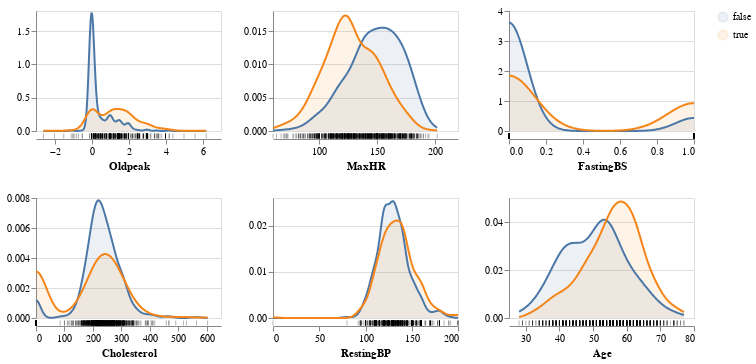

This figure's notebook cell:
### Code cell
aly.alt.data_transformers.enable('vegafusion')

aly.dist(df, color='HeartDisease')

### Figure 1 — Vega specification as saved in the notebook (floating-point values rounded to 4 significant figures; data arrays with more than 128 entries replaced by an {"elided": "..."} marker saying what was removed)
{"$schema": "https://vega.github.io/schema/vega/v5.json", "data": [{"name": "source_0", "values": {"elided": "918 records"}}, {"name": "data_0", "source": "source_0", "transform": [{"type": "kde", "groupby": ["HeartDisease"], "minsteps": 100, "as": ["Oldpeak", "density"], "field": "Oldpeak", "resolve": "shared"}]}, {"name": "data_1", "values": {"elided": "918 records"}}, {"name": "data_2", "source": "source_0", "transform": [{"type": "kde", "groupby": ["HeartDisease"], "field": "MaxHR", "minsteps": 100, "as": ["MaxHR", "density"], "resolve": "shared"}]}, {"name": "data_3", "values": {"elided": "918 records"}}, {"name": "data_4", "source": "source_0", "transform": [{"type": "kde", "as": ["FastingBS", "density"], "resolve": "shared", "groupby": ["HeartDisease"], "minsteps": 100, "field": "FastingBS"}]}, {"name": "data_5", "values": {"elided": "918 records"}}, {"name": "data_6", "source": "source_0", "transform": [{"type": "kde", "groupby": ["HeartDisease"], "minsteps": 100, "as": ["Cholesterol", "density"], "field": "Cholesterol", "resolve": "shared"}]}, {"name": "data_7", "values": {"elided": "918 records"}}, {"name": "data_8", "source": "source_0", "transform": [{"type": "kde", "as": ["RestingBP", "density"], "resolve": "shared", "field": "RestingBP", "minsteps": 100, "groupby": ["HeartDisease"]}]}, {"name": "data_9", "values": {"elided": "918 records"}}, {"name": "data_10", "source": "source_0", "transform": [{"type": "kde", "groupby": ["HeartDisease"], "field": "Age", "minsteps": 100, "resolve": "shared", "as": ["Age", "density"]}]}, {"name": "data_11", "values": {"elided": "918 records"}}, {"name": "data_0_color_domain_HeartDisease_0", "source": "data_0", "transform": [{"type": "aggregate", "groupby": ["HeartDisease"], "fields": [], "ops": [], "as": []}, {"type": "formula", "expr": "datum['HeartDisease']", "as": "sort_field"}, {"type": "project", "fields": ["HeartDisease"]}]}, {"name": "data_2_color_domain_HeartDisease_1", "source": "data_2", "transform": [{"type": "aggregate", "groupby": ["HeartDisease"], "fields": [], "ops": [], "as": []}, {"type": "formula", "expr": "datum['HeartDisease']", "as": "sort_field"}, {"type": "project", "fields": ["HeartDisease"]}]}, {"name": "data_4_color_domain_HeartDisease_2", "source": "data_4", "transform": [{"type": "aggregate", "groupby": ["HeartDisease"], "fields": [], "ops": [], "as": []}, {"type": "formula", "expr": "datum['HeartDisease']", "as": "sort_field"}, {"type": "project", "fields": ["HeartDisease"]}]}, {"name": "data_6_color_domain_HeartDisease_3", "source": "data_6", "transform": [{"type": "aggregate", "groupby": ["HeartDisease"], "fields": [], "ops": [], "as": []}, {"type": "formula", "expr": "datum['HeartDisease']", "as": "sort_field"}, {"type": "project", "fields": ["HeartDisease"]}]}, {"name": "data_8_color_domain_HeartDisease_4", "source": "data_8", "transform": [{"type": "aggregate", "groupby": ["HeartDisease"], "fields": [], "ops": [], "as": []}, {"type": "formula", "expr": "datum['HeartDisease']", "as": "sort_field"}, {"type": "project", "fields": ["HeartDisease"]}]}, {"name": "data_10_color_domain_HeartDisease_5", "source": "data_10", "transform": [{"type": "aggregate", "groupby": ["HeartDisease"], "fields": [], "ops": [], "as": []}, {"type": "formula", "expr": "datum['HeartDisease']", "as": "sort_field"}, {"type": "project", "fields": ["HeartDisease"]}]}, {"name": "data_0_concat_0_y_domain_density", "source": "data_0", "transform": [{"type": "formula", "expr": "+datum['density']", "as": "density"}, {"type": "aggregate", "groupby": [], "fields": ["density", "density"], "ops": ["min", "max"], "as": ["min", "max"]}]}, {"name": "data_2_concat_1_y_domain_density", "source": "data_2", "transform": [{"type": "formula", "expr": "+datum['density']", "as": "density"}, {"type": "aggregate", "groupby": [], "fields": ["density", "density"], "ops": ["min", "max"], "as": ["min", "max"]}]}, {"name": "data_4_concat_2_y_domain_density", "source": "data_4", "transform": [{"type": "formula", "expr": "+datum['density']", "as": "density"}, {"type": "aggregate", "groupby": [], "fields": ["density", "density"], "ops": ["min", "max"], "as": ["min", "max"]}]}, {"name": "data_6_concat_3_y_domain_density", "source": "data_6", "transform": [{"type": "formula", "expr": "+datum['density']", "as": "density"}, {"type": "aggregate", "groupby": [], "fields": ["density", "density"], "ops": ["min", "max"], "as": ["min", "max"]}]}, {"name": "data_8_concat_4_y_domain_density", "source": "data_8", "transform": [{"type": "formula", "expr": "+datum['density']", "as": "density"}, {"type": "aggregate", "groupby": [], "fields": ["density", "density"], "ops": ["min", "max"], "as": ["min", "max"]}]}, {"name": "data_10_concat_5_y_domain_density", "source": "data_10", "transform": [{"type": "formula", "expr": "+datum['density']", "as": "density"}, {"type": "aggregate", "groupby": [], "fields": ["density", "density"], "ops": ["min", "max"], "as": ["min", "max"]}]}], "signals": [{"name": "childWidth", "value": 185}, {"name": "childHeight", "value": 120}], "marks": [{"type": "group", "name": "concat_0_group", "encode": {"update": {"width": {"signal": "childWidth"}, "height": {"signal": "childHeight"}}}, "marks": [{"type": "group", "name": "concat_0_layer_0_pathgroup", "from": {"facet": {"data": "data_0", "name": "faceted_path_concat_0_layer_0_main", "groupby": ["HeartDisease"]}}, "encode": {"update": {"height": {"field": {"signal": null, "datum": null, "group": "height", "parent": null}}, "width": {"field": {"signal": null, "datum": null, "group": "width", "parent": null}}}}, "marks": [{"type": "area", "name": "concat_0_layer_0_marks", "from": {"data": "faceted_path_concat_0_layer_0_main"}, "sort": {"field": "x"}, "encode": {"update": {"fill": {"field": "HeartDisease", "scale": "color"}, "x": {"field": "Oldpeak", "scale": "concat_0_x"}, "opacity": {"value": 0.1}, "y2": {"value": 0, "scale": "concat_0_y"}, "defined": {"signal": "isValid(datum[\"Oldpeak\"]) && isFinite(+datum[\"Oldpeak\"]) && isValid(datum[\"density\"]) && isFinite(+datum[\"density\"])"}, "orient": {"value": "vertical"}, "y": {"field": "density", "scale": "concat_0_y"}}}, "style": ["area"]}]}, {"type": "group", "name": "concat_0_layer_1_pathgroup", "from": {"facet": {"data": "data_0", "name": "faceted_path_concat_0_layer_1_main", "groupby": ["HeartDisease"]}}, "encode": {"update": {"height": {"field": {"signal": null, "datum": null, "group": "height", "parent": null}}, "width": {"field": {"signal": null, "datum": null, "group": "width", "parent": null}}}}, "marks": [{"type": "line", "name": "concat_0_layer_1_marks", "from": {"data": "faceted_path_concat_0_layer_1_main"}, "sort": {"field": "x"}, "encode": {"update": {"stroke": {"field": "HeartDisease", "scale": "color"}, "y": {"field": "density", "scale": "concat_0_y"}, "defined": {"signal": "isValid(datum[\"Oldpeak\"]) && isFinite(+datum[\"Oldpeak\"]) && isValid(datum[\"density\"]) && isFinite(+datum[\"density\"])"}, "x": {"field": "Oldpeak", "scale": "concat_0_x"}}}, "style": ["line"]}]}, {"type": "rect", "name": "concat_0_layer_2_marks", "from": {"data": "data_1"}, "encode": {"update": {"xc": {"field": "Oldpeak", "scale": "concat_0_x"}, "height": {"value": 5}, "width": {"value": 1}, "tooltip": {"value": "Individual observations"}, "fill": {"value": "black"}, "yc": {"signal": "childHeight", "offset": 65, "mult": 0.5}, "opacity": {"value": 0.3}}}, "style": ["tick"]}], "axes": [{"scale": "concat_0_y", "labels": false, "tickCount": {"signal": "ceil(childHeight/40)"}, "ticks": false, "maxExtent": 0, "orient": "left", "gridScale": "concat_0_x", "grid": true, "domain": false, "aria": false, "minExtent": 0, "zindex": 0}, {"scale": "concat_0_x", "zindex": 0, "tickCount": {"signal": "ceil(childWidth/40)"}, "labelOverlap": true, "title": "Oldpeak", "offset": 8, "labelFlush": true, "grid": false, "orient": "bottom"}, {"scale": "concat_0_y", "zindex": 0, "tickCount": {"signal": "ceil(childHeight/40)"}, "orient": "left", "grid": false, "labelOverlap": true}], "style": "cell"}, {"type": "group", "name": "concat_1_group", "encode": {"update": {"height": {"signal": "childHeight"}, "width": {"signal": "childWidth"}}}, "marks": [{"type": "group", "name": "concat_1_layer_0_pathgroup", "from": {"facet": {"data": "data_2", "name": "faceted_path_concat_1_layer_0_main", "groupby": ["HeartDisease"]}}, "encode": {"update": {"height": {"field": {"signal": null, "datum": null, "group": "height", "parent": null}}, "width": {"field": {"signal": null, "datum": null, "group": "width", "parent": null}}}}, "marks": [{"type": "area", "name": "concat_1_layer_0_marks", "from": {"data": "faceted_path_concat_1_layer_0_main"}, "sort": {"field": "x"}, "encode": {"update": {"y": {"field": "density", "scale": "concat_1_y"}, "x": {"field": "MaxHR", "scale": "concat_1_x"}, "orient": {"value": "vertical"}, "y2": {"value": 0, "scale": "concat_1_y"}, "defined": {"signal": "isValid(datum[\"MaxHR\"]) && isFinite(+datum[\"MaxHR\"]) && isValid(datum[\"density\"]) && isFinite(+datum[\"density\"])"}, "opacity": {"value": 0.1}, "fill": {"field": "HeartDisease", "scale": "color"}}}, "style": ["area"]}]}, {"type": "group", "name": "concat_1_layer_1_pathgroup", "from": {"facet": {"data": "data_2", "name": "faceted_path_concat_1_layer_1_main", "groupby": ["HeartDisease"]}}, "encode": {"update": {"width": {"field": {"signal": null, "datum": null, "group": "width", "parent": null}}, "height": {"field": {"signal": null, "datum": null, "group": "height", "parent": null}}}}, "marks": [{"type": "line", "name": "concat_1_layer_1_marks", "from": {"data": "faceted_path_concat_1_layer_1_main"}, "sort": {"field": "x"}, "encode": {"update": {"stroke": {"field": "HeartDisease", "scale": "color"}, "defined": {"signal": "isValid(datum[\"MaxHR\"]) && isFinite(+datum[\"MaxHR\"]) && isValid(datum[\"density\"]) && isFinite(+datum[\"density\"])"}, "y": {"field": "density", "scale": "concat_1_y"}, "x": {"field": "MaxHR", "scale": "concat_1_x"}}}, "style": ["line"]}]}, {"type": "rect", "name": "concat_1_layer_2_marks", "from": {"data": "data_3"}, "encode": {"update": {"width": {"value": 1}, "xc": {"field": "MaxHR", "scale": "concat_1_x"}, "tooltip": {"value": "Individual observations"}, "height": {"value": 5}, "opacity": {"value": 0.3}, "yc": {"signal": "childHeight", "offset": 65, "mult": 0.5}, "fill": {"value": "black"}}}, "style": ["tick"]}], "axes": [{"scale": "concat_1_y", "maxExtent": 0, "minExtent": 0, "orient": "left", "tickCount": {"signal": "ceil(childHeight/40)"}, "domain": false, "aria": false, "gridScale": "concat_1_x", "labels": false, "ticks": false, "zindex": 0, "grid": true}, {"scale": "concat_1_x", "grid": false, "labelOverlap": true, "labelFlush": true, "zindex": 0, "title": "MaxHR", "orient": "bottom", "tickCount": {"signal": "ceil(childWidth/40)"}, "offset": 8}, {"scale": "concat_1_y", "labelOverlap": true, "orient": "left", "tickCount": {"signal": "ceil(childHeight/40)"}, "zindex": 0, "grid": false}], "style": "cell"}, {"type": "group", "name": "concat_2_group", "encode": {"update": {"width": {"signal": "childWidth"}, "height": {"signal": "childHeight"}}}, "marks": [{"type": "group", "name": "concat_2_layer_0_pathgroup", "from": {"facet": {"data": "data_4", "name": "faceted_path_concat_2_layer_0_main", "groupby": ["HeartDisease"]}}, "encode": {"update": {"width": {"field": {"signal": null, "datum": null, "group": "width", "parent": null}}, "height": {"field": {"signal": null, "datum": null, "group": "height", "parent": null}}}}, "marks": [{"type": "area", "name": "concat_2_layer_0_marks", "from": {"data": "faceted_path_concat_2_layer_0_main"}, "sort": {"field": "x"}, "encode": {"update": {"x": {"field": "FastingBS", "scale": "concat_2_x"}, "y": {"field": "density", "scale": "concat_2_y"}, "y2": {"value": 0, "scale": "concat_2_y"}, "orient": {"value": "vertical"}, "opacity": {"value": 0.1}, "defined": {"signal": "isValid(datum[\"FastingBS\"]) && isFinite(+datum[\"FastingBS\"]) && isValid(datum[\"density\"]) && isFinite(+datum[\"density\"])"}, "fill": {"field": "HeartDisease", "scale": "color"}}}, "style": ["area"]}]}, {"type": "group", "name": "concat_2_layer_1_pathgroup", "from": {"facet": {"data": "data_4", "name": "faceted_path_concat_2_layer_1_main", "groupby": ["HeartDisease"]}}, "encode": {"update": {"width": {"field": {"signal": null, "datum": null, "group": "width", "parent": null}}, "height": {"field": {"signal": null, "datum": null, "group": "height", "parent": null}}}}, "marks": [{"type": "line", "name": "concat_2_layer_1_marks", "from": {"data": "faceted_path_concat_2_layer_1_main"}, "sort": {"field": "x"}, "encode": {"update": {"stroke": {"field": "HeartDisease", "scale": "color"}, "y": {"field": "density", "scale": "concat_2_y"}, "x": {"field": "FastingBS", "scale": "concat_2_x"}, "defined": {"signal": "isValid(datum[\"FastingBS\"]) && isFinite(+datum[\"FastingBS\"]) && isValid(datum[\"density\"]) && isFinite(+datum[\"density\"])"}}}, "style": ["line"]}]}, {"type": "rect", "name": "concat_2_layer_2_marks", "from": {"data": "data_5"}, "encode": {"update": {"fill": {"value": "black"}, "yc": {"signal": "childHeight", "offset": 65, "mult": 0.5}, "xc": {"field": "FastingBS", "scale": "concat_2_x"}, "width": {"value": 1}, "tooltip": {"value": "Individual observations"}, "opacity": {"value": 0.3}, "height": {"value": 5}}}, "style": ["tick"]}], "axes": [{"scale": "concat_2_y", "zindex": 0, "gridScale": "concat_2_x", "grid": true, "tickCount": {"signal": "ceil(childHeight/40)"}, "labels": false, "minExtent": 0, "ticks": false, "domain": false, "maxExtent": 0, "aria": false, "orient": "left"}, {"scale": "concat_2_x", "zindex": 0, "title": "FastingBS", "labelFlush": true, "orient": "bottom", "labelOverlap": true, "tickCount": {"signal": "ceil(childWidth/40)"}, "grid": false, "offset": 8}, {"scale": "concat_2_y", "labelOverlap": true, "orient": "left", "zindex": 0, "tickCount": {"signal": "ceil(childHeight/40)"}, "grid": false}], "style": "cell"}, {"type": "group", "name": "concat_3_group", "encode": {"update": {"width": {"signal": "childWidth"}, "height": {"signal": "childHeight"}}}, "marks": [{"type": "group", "name": "concat_3_layer_0_pathgroup", "from": {"facet": {"data": "data_6", "name": "faceted_path_concat_3_layer_0_main", "groupby": ["HeartDisease"]}}, "encode": {"update": {"height": {"field": {"signal": null, "datum": null, "group": "height", "parent": null}}, "width": {"field": {"signal": null, "datum": null, "group": "width", "parent": null}}}}, "marks": [{"type": "area", "name": "concat_3_layer_0_marks", "from": {"data": "faceted_path_concat_3_layer_0_main"}, "sort": {"field": "x"}, "encode": {"update": {"fill": {"field": "HeartDisease", "scale": "color"}, "y2": {"value": 0, "scale": "concat_3_y"}, "orient": {"value": "vertical"}, "y": {"field": "density", "scale": "concat_3_y"}, "x": {"field": "Cholesterol", "scale": "concat_3_x"}, "defined": {"signal": "isValid(datum[\"Cholesterol\"]) && isFinite(+datum[\"Cholesterol\"]) && isValid(datum[\"density\"]) && isFinite(+datum[\"density\"])"}, "opacity": {"value": 0.1}}}, "style": ["area"]}]}, {"type": "group", "name": "concat_3_layer_1_pathgroup", "from": {"facet": {"data": "data_6", "name": "faceted_path_concat_3_layer_1_main", "groupby": ["HeartDisease"]}}, "encode": {"update": {"width": {"field": {"signal": null, "datum": null, "group": "width", "parent": null}}, "height": {"field": {"signal": null, "datum": null, "group": "height", "parent": null}}}}, "marks": [{"type": "line", "name": "concat_3_layer_1_marks", "from": {"data": "faceted_path_concat_3_layer_1_main"}, "sort": {"field": "x"}, "encode": {"update": {"stroke": {"field": "HeartDisease", "scale": "color"}, "y": {"field": "density", "scale": "concat_3_y"}, "defined": {"signal": "isValid(datum[\"Cholesterol\"]) && isFinite(+datum[\"Cholesterol\"]) && isValid(datum[\"density\"]) && isFinite(+datum[\"density\"])"}, "x": {"field": "Cholesterol", "scale": "concat_3_x"}}}, "style": ["line"]}]}, {"type": "rect", "name": "concat_3_layer_2_marks", "from": {"data": "data_7"}, "encode": {"update": {"opacity": {"value": 0.3}, "xc": {"field": "Cholesterol", "scale": "concat_3_x"}, "height": {"value": 5}, "width": {"value": 1}, "tooltip": {"value": "Individual observations"}, "fill": {"value": "black"}, "yc": {"signal": "childHeight", "offset": 65, "mult": 0.5}}}, "style": ["tick"]}], "axes": [{"scale": "concat_3_y", "zindex": 0, "orient": "left", "gridScale": "concat_3_x", "domain": false, "labels": false, "minExtent": 0, "aria": false, "ticks": false, "grid": true, "tickCount": {"signal": "ceil(childHeight/40)"}, "maxExtent": 0}, {"scale": "concat_3_x", "orient": "bottom", "grid": false, "labelFlush": true, "labelOverlap": true, "title": "Cholesterol", "offset": 8, "tickCount": {"signal": "ceil(childWidth/40)"}, "zindex": 0}, {"scale": "concat_3_y", "tickCount": {"signal": "ceil(childHeight/40)"}, "orient": "left", "grid": false, "labelOverlap": true, "zindex": 0}], "style": "cell"}, {"type": "group", "name": "concat_4_group", "encode": {"update": {"width": {"signal": "childWidth"}, "height": {"signal": "childHeight"}}}, "marks": [{"type": "group", "name": "concat_4_layer_0_pathgroup", "from": {"facet": {"data": "data_8", "name": "faceted_path_concat_4_layer_0_main", "groupby": ["HeartDisease"]}}, "encode": {"update": {"height": {"field": {"signal": null, "datum": null, "group": "height", "parent": null}}, "width": {"field": {"signal": null, "datum": null, "group": "width", "parent": null}}}}, "marks": [{"type": "area", "name": "concat_4_layer_0_marks", "from": {"data": "faceted_path_concat_4_layer_0_main"}, "sort": {"field": "x"}, "encode": {"update": {"y2": {"value": 0, "scale": "concat_4_y"}, "x": {"field": "RestingBP", "scale": "concat_4_x"}, "y": {"field": "density", "scale": "concat_4_y"}, "fill": {"field": "HeartDisease", "scale": "color"}, "defined": {"signal": "isValid(datum[\"RestingBP\"]) && isFinite(+datum[\"RestingBP\"]) && isValid(datum[\"density\"]) && isFinite(+datum[\"density\"])"}, "opacity": {"value": 0.1}, "orient": {"value": "vertical"}}}, "style": ["area"]}]}, {"type": "group", "name": "concat_4_layer_1_pathgroup", "from": {"facet": {"data": "data_8", "name": "faceted_path_concat_4_layer_1_main", "groupby": ["HeartDisease"]}}, "encode": {"update": {"width": {"field": {"signal": null, "datum": null, "group": "width", "parent": null}}, "height": {"field": {"signal": null, "datum": null, "group": "height", "parent": null}}}}, "marks": [{"type": "line", "name": "concat_4_layer_1_marks", "from": {"data": "faceted_path_concat_4_layer_1_main"}, "sort": {"field": "x"}, "encode": {"update": {"stroke": {"field": "HeartDisease", "scale": "color"}, "x": {"field": "RestingBP", "scale": "concat_4_x"}, "defined": {"signal": "isValid(datum[\"RestingBP\"]) && isFinite(+datum[\"RestingBP\"]) && isValid(datum[\"density\"]) && isFinite(+datum[\"density\"])"}, "y": {"field": "density", "scale": "concat_4_y"}}}, "style": ["line"]}]}, {"type": "rect", "name": "concat_4_layer_2_marks", "from": {"data": "data_9"}, "encode": {"update": {"tooltip": {"value": "Individual observations"}, "opacity": {"value": 0.3}, "yc": {"signal": "childHeight", "offset": 65, "mult": 0.5}, "height": {"value": 5}, "fill": {"value": "black"}, "width": {"value": 1}, "xc": {"field": "RestingBP", "scale": "concat_4_x"}}}, "style": ["tick"]}], "axes": [{"scale": "concat_4_y", "minExtent": 0, "gridScale": "concat_4_x", "domain": false, "ticks": false, "aria": false, "orient": "left", "grid": true, "tickCount": {"signal": "ceil(childHeight/40)"}, "zindex": 0, "maxExtent": 0, "labels": false}, {"scale": "concat_4_x", "offset": 8, "orient": "bottom", "grid": false, "labelFlush": true, "title": "RestingBP", "labelOverlap": true, "tickCount": {"signal": "ceil(childWidth/40)"}, "zindex": 0}, {"scale": "concat_4_y", "labelOverlap": true, "grid": false, "orient": "left", "tickCount": {"signal": "ceil(childHeight/40)"}, "zindex": 0}], "style": "cell"}, {"type": "group", "name": "concat_5_group", "encode": {"update": {"width": {"signal": "childWidth"}, "height": {"signal": "childHeight"}}}, "marks": [{"type": "group", "name": "concat_5_layer_0_pathgroup", "from": {"facet": {"data": "data_10", "name": "faceted_path_concat_5_layer_0_main", "groupby": ["HeartDisease"]}}, "encode": {"update": {"height": {"field": {"signal": null, "datum": null, "group": "height", "parent": null}}, "width": {"field": {"signal": null, "datum": null, "group": "width", "parent": null}}}}, "marks": [{"type": "area", "name": "concat_5_layer_0_marks", "from": {"data": "faceted_path_concat_5_layer_0_main"}, "sort": {"field": "x"}, "encode": {"update": {"fill": {"field": "HeartDisease", "scale": "color"}, "opacity": {"value": 0.1}, "defined": {"signal": "isValid(datum[\"Age\"]) && isFinite(+datum[\"Age\"]) && isValid(datum[\"density\"]) && isFinite(+datum[\"density\"])"}, "y": {"field": "density", "scale": "concat_5_y"}, "x": {"field": "Age", "scale": "concat_5_x"}, "y2": {"value": 0, "scale": "concat_5_y"}, "orient": {"value": "vertical"}}}, "style": ["area"]}]}, {"type": "group", "name": "concat_5_layer_1_pathgroup", "from": {"facet": {"data": "data_10", "name": "faceted_path_concat_5_layer_1_main", "groupby": ["HeartDisease"]}}, "encode": {"update": {"width": {"field": {"signal": null, "datum": null, "group": "width", "parent": null}}, "height": {"field": {"signal": null, "datum": null, "group": "height", "parent": null}}}}, "marks": [{"type": "line", "name": "concat_5_layer_1_marks", "from": {"data": "faceted_path_concat_5_layer_1_main"}, "sort": {"field": "x"}, "encode": {"update": {"x": {"field": "Age", "scale": "concat_5_x"}, "stroke": {"field": "HeartDisease", "scale": "color"}, "y": {"field": "density", "scale": "concat_5_y"}, "defined": {"signal": "isValid(datum[\"Age\"]) && isFinite(+datum[\"Age\"]) && isValid(datum[\"density\"]) && isFinite(+datum[\"density\"])"}}}, "style": ["line"]}]}, {"type": "rect", "name": "concat_5_layer_2_marks", "from": {"data": "data_11"}, "encode": {"update": {"height": {"value": 5}, "xc": {"field": "Age", "scale": "concat_5_x"}, "width": {"value": 1}, "opacity": {"value": 0.3}, "fill": {"value": "black"}, "tooltip": {"value": "Individual observations"}, "yc": {"signal": "childHeight", "offset": 65, "mult": 0.5}}}, "style": ["tick"]}], "axes": [{"scale": "concat_5_y", "domain": false, "zindex": 0, "gridScale": "concat_5_x", "labels": false, "tickCount": {"signal": "ceil(childHeight/40)"}, "orient": "left", "aria": false, "maxExtent": 0, "minExtent": 0, "grid": true, "ticks": false}, {"scale": "concat_5_x", "orient": "bottom", "title": "Age", "labelFlush": true, "zindex": 0, "offset": 8, "grid": false, "tickCount": {"signal": "ceil(childWidth/40)"}, "labelOverlap": true}, {"scale": "concat_5_y", "labelOverlap": true, "grid": false, "tickCount": {"signal": "ceil(childHeight/40)"}, "zindex": 0, "orient": "left"}], "style": "cell"}], "scales": [{"name": "color", "type": "ordinal", "domain": {"fields": [{"data": "data_0_color_domain_HeartDisease_0", "field": "HeartDisease"}, {"data": "data_2_color_domain_HeartDisease_1", "field": "HeartDisease"}, {"data": "data_4_color_domain_HeartDisease_2", "field": "HeartDisease"}, {"data": "data_6_color_domain_HeartDisease_3", "field": "HeartDisease"}, {"data": "data_8_color_domain_HeartDisease_4", "field": "HeartDisease"}, {"data": "data_10_color_domain_HeartDisease_5", "field": "HeartDisease"}], "sort": true}, "range": "category"}, {"name": "concat_0_x", "type": "linear", "domain": {"fields": [{"data": "data_0", "field": "Oldpeak"}, {"data": "data_1", "field": "Oldpeak"}]}, "range": [0, {"signal": "childWidth"}], "nice": true, "zero": false}, {"name": "concat_0_y", "type": "linear", "domain": [{"signal": "(data(\"data_0_concat_0_y_domain_density\")[0] || {}).min"}, {"signal": "(data(\"data_0_concat_0_y_domain_density\")[0] || {}).max"}], "range": [{"signal": "childHeight"}, 0], "nice": true, "zero": true}, {"name": "concat_1_x", "type": "linear", "domain": {"fields": [{"data": "data_2", "field": "MaxHR"}, {"data": "data_3", "field": "MaxHR"}]}, "range": [0, {"signal": "childWidth"}], "nice": true, "zero": false}, {"name": "concat_1_y", "type": "linear", "domain": [{"signal": "(data(\"data_2_concat_1_y_domain_density\")[0] || {}).min"}, {"signal": "(data(\"data_2_concat_1_y_domain_density\")[0] || {}).max"}], "range": [{"signal": "childHeight"}, 0], "zero": true, "nice": true}, {"name": "concat_2_x", "type": "linear", "domain": {"fields": [{"data": "data_4", "field": "FastingBS"}, {"data": "data_5", "field": "FastingBS"}]}, "range": [0, {"signal": "childWidth"}], "nice": true, "zero": false}, {"name": "concat_2_y", "type": "linear", "domain": [{"signal": "(data(\"data_4_concat_2_y_domain_density\")[0] || {}).min"}, {"signal": "(data(\"data_4_concat_2_y_domain_density\")[0] || {}).max"}], "range": [{"signal": "childHeight"}, 0], "nice": true, "zero": true}, {"name": "concat_3_x", "type": "linear", "domain": {"fields": [{"data": "data_6", "field": "Cholesterol"}, {"data": "data_7", "field": "Cholesterol"}]}, "range": [0, {"signal": "childWidth"}], "zero": false, "nice": true}, {"name": "concat_3_y", "type": "linear", "domain": [{"signal": "(data(\"data_6_concat_3_y_domain_density\")[0] || {}).min"}, {"signal": "(data(\"data_6_concat_3_y_domain_density\")[0] || {}).max"}], "range": [{"signal": "childHeight"}, 0], "nice": true, "zero": true}, {"name": "concat_4_x", "type": "linear", "domain": {"fields": [{"data": "data_8", "field": "RestingBP"}, {"data": "data_9", "field": "RestingBP"}]}, "range": [0, {"signal": "childWidth"}], "nice": true, "zero": false}, {"name": "concat_4_y", "type": "linear", "domain": [{"signal": "(data(\"data_8_concat_4_y_domain_density\")[0] || {}).min"}, {"signal": "(data(\"data_8_concat_4_y_domain_density\")[0] || {}).max"}], "range": [{"signal": "childHeight"}, 0], "nice": true, "zero": true}, {"name": "concat_5_x", "type": "linear", "domain": {"fields": [{"data": "data_10", "field": "Age"}, {"data": "data_11", "field": "Age"}]}, "range": [0, {"signal": "childWidth"}], "zero": false, "nice": true}, {"name": "concat_5_y", "type": "linear", "domain": [{"signal": "(data(\"data_10_concat_5_y_domain_density\")[0] || {}).min"}, {"signal": "(data(\"data_10_concat_5_y_domain_density\")[0] || {}).max"}], "range": [{"signal": "childHeight"}, 0], "nice": true, "zero": true}], "background": "white", "legends": [{"fill": "color", "symbolType": "circle", "encode": {"symbols": {"update": {"opacity": {"value": 0.1}}}}, "stroke": "color"}], "layout": {"padding": 20, "columns": 3, "bounds": "full", "align": "each"}, "padding": 5}
